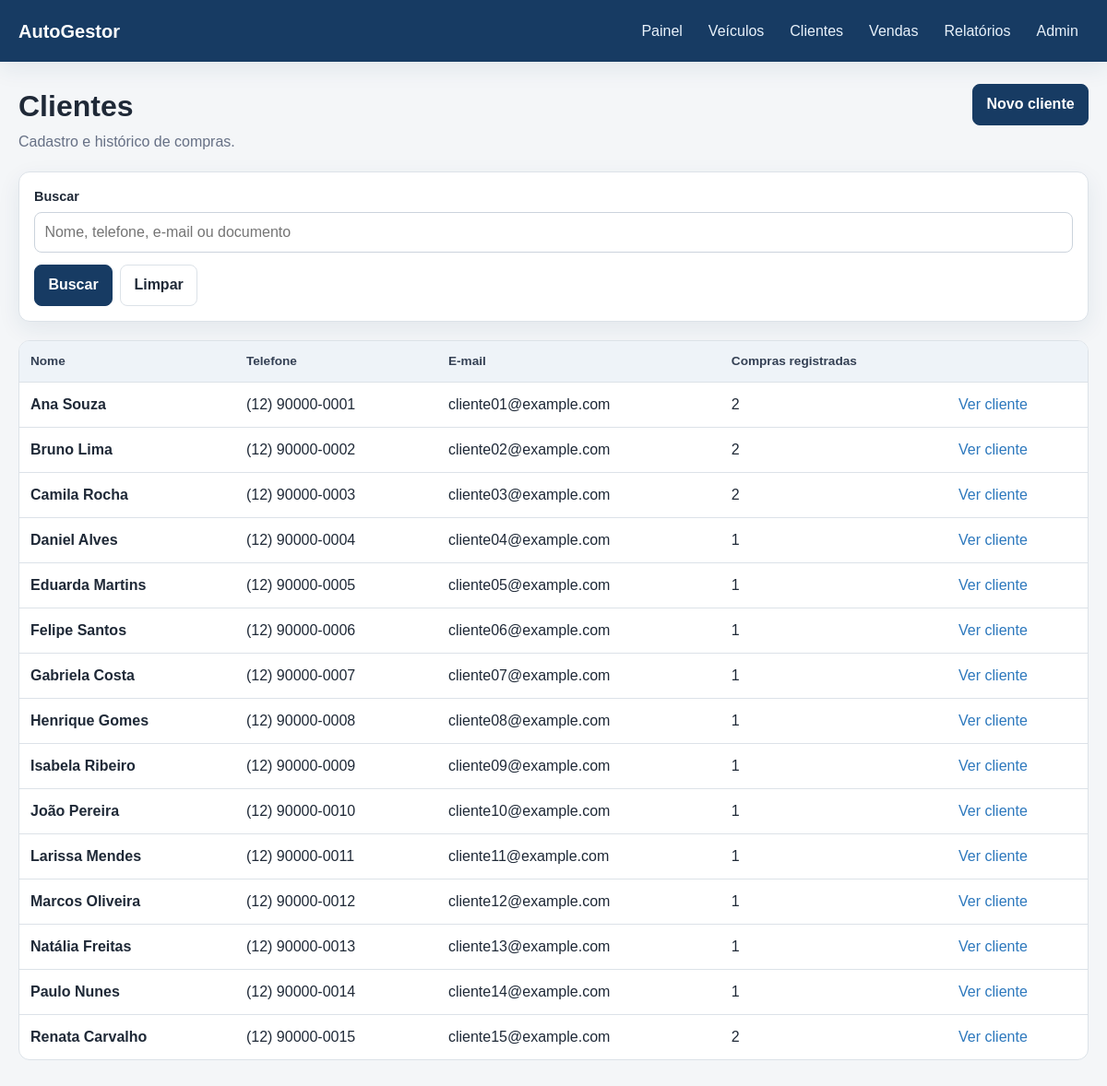
/clientes/, run on the app's committed database.
### cars/models.py (models this page shows, shortened)
class Customer(models.Model):
    name = models.CharField("nome", max_length=200)
    phone = models.CharField("telefone", max_length=30)
    email = models.EmailField("e-mail", blank=True)
    document = models.CharField(
        "documento",
        max_length=30,
        blank=True,
        help_text="Opcional. Use somente documentos fictícios.",
    )
    notes = models.TextField("observações", blank=True)
    created_at = models.DateTimeField("cadastrado em", auto_now_add=True)
    updated_at = models.DateTimeField("atualizado em", auto_now=True)
    class Meta:
        ordering = ("name",)
        verbose_name = "cliente"
        verbose_name_plural = "clientes"
        constraints = [
            models.UniqueConstraint(
                fields=("document",),
                condition=~Q(document=""),
                name="unique_non_empty_customer_document",
            )
        ]

### cars/views.py (the view, shortened to what this page needs)
# urls.py: path("clientes/", views.customer_list_view, name="customer_list"),
def customer_list_view(request):
    customers = Customer.objects.annotate(sales_total=Count("sales")).order_by("name", "pk")
    query = request.GET.get("q", "").strip()
    page = Paginator(customers, 15).get_page(request.GET.get("page"))
    return render(request, "cars/customer_list.html", {"page": page, "query": query})

### cars/templates/cars/customer_list.html (shortened to what this page needs)
{% extends 'cars/base.html' %}
{% block content %}
<header class="page-header">
    <div><h1>Clientes</h1><p class="subtitle">Cadastro e histórico de compras.</p></div>
    <a class="button" href="{% url 'customer_create' %}">Novo cliente</a>
</header>
<form class="filters" method="get">
    <div class="filters-grid"><div><label for="q">Buscar</label><input id="q" name="q" value="{{ query }}" placeholder="Nome, telefone, e-mail ou documento"></div></div>
    <div class="actions" style="margin-top: .8rem"><button type="submit">Buscar</button><a class="button secondary" href="{% url 'customer_list' %}">Limpar</a></div>
</form>
<div class="table-wrap">
    <table>
        <thead><tr><th>Nome</th><th>Telefone</th><th>E-mail</th><th>Compras registradas</th><th></th></tr></thead>
        <tbody>
            {% for customer in page %}
                <tr><td><strong>{{ customer.name }}</strong></td><td>{{ customer.phone }}</td><td>{{ customer.email|default:'-' }}</td><td>{{ customer.sales_total }}</td><td><a href="{% url 'customer_detail' customer.pk %}">Ver cliente</a></td></tr>
            {% empty %}<tr><td colspan="5" class="empty-state">Nenhum cliente encontrado.</td></tr>{% endfor %}
        </tbody>
    </table>
</div>
{% endblock %}

### cars/static/cars/styles.css (style rules this page uses)
:root { --bg: #f4f6f8; --surface: #ffffff; --text: #1f2937; --muted: #667085; --primary: #173b63; --primary-hover: #0f2c4b; --accent: #2d78bd; --success: #157347; --warning: #a15c00; --danger: #b42318; --border: #dce2e8; --shadow: 0 8px 24px rgba(23, 59, 99, 0.08); }
* { box-sizing: border-box; }
body { margin: 0; background: var(--bg); color: var(--text); font-family: Arial, Helvetica, sans-serif; line-height: 1.5; }
a { color: var(--accent); text-decoration: none; }
.page-header { align-items: flex-start; display: flex; gap: 1rem; justify-content: space-between; margin-bottom: 1.25rem; }
.page-header h1 { margin: 0; }
.subtitle { color: var(--muted); margin: 0.2rem 0 0; }
.actions { display: flex; flex-wrap: wrap; gap: 0.5rem; }
.button, button { background: var(--primary); border: 1px solid var(--primary); border-radius: 8px; color: #fff; cursor: pointer; display: inline-block; font: inherit; font-weight: 700; padding: 0.58rem 0.9rem; }
.button.secondary { background: #fff; border-color: var(--border); color: var(--text); }
.filters, .form-card { background: var(--surface); border: 1px solid var(--border); border-radius: 12px; box-shadow: var(--shadow); margin-bottom: 1.25rem; padding: 1rem; }
.filters-grid { display: grid; gap: 0.75rem; grid-template-columns: repeat(auto-fit, minmax(150px, 1fr)); }
label { display: block; font-size: 0.9rem; font-weight: 700; margin-bottom: 0.3rem; }
.form-control, .form-select, input, select, textarea { background: #fff; border: 1px solid #cbd3dc; border-radius: 8px; font: inherit; max-width: 100%; padding: 0.58rem 0.65rem; width: 100%; }
.table-wrap { background: #fff; border: 1px solid var(--border); border-radius: 12px; overflow-x: auto; }
table { border-collapse: collapse; width: 100%; }
th, td { border-bottom: 1px solid var(--border); padding: 0.75rem; text-align: left; vertical-align: middle; }
th { background: #eef3f8; color: #344054; font-size: 0.85rem; }
tr:last-child td { border-bottom: 0; }

### data on the page
Customer: name "Ana Souza", phone "(12) 90000-0001", email "cliente01@example.com", sales_total "2"
Customer: name "Bruno Lima", phone "(12) 90000-0002", email "cliente02@example.com", sales_total "2"
Customer: name "Camila Rocha", phone "(12) 90000-0003", email "cliente03@example.com", sales_total "2"
Customer: name "Daniel Alves", phone "(12) 90000-0004", email "cliente04@example.com", sales_total "1"
Customer: name "Eduarda Martins", phone "(12) 90000-0005", email "cliente05@example.com", sales_total "1"
Customer: name "Felipe Santos", phone "(12) 90000-0006", email "cliente06@example.com", sales_total "1"
Customer: name "Gabriela Costa", phone "(12) 90000-0007", email "cliente07@example.com", sales_total "1"
Customer: name "Henrique Gomes", phone "(12) 90000-0008", email "cliente08@example.com", sales_total "1"
Customer: name "Isabela Ribeiro", phone "(12) 90000-0009", email "cliente09@example.com", sales_total "1"
Customer: name "João Pereira", phone "(12) 90000-0010", email "cliente10@example.com", sales_total "1"
Customer: name "Larissa Mendes", phone "(12) 90000-0011", email "cliente11@example.com", sales_total "1"
Customer: name "Marcos Oliveira", phone "(12) 90000-0012", email "cliente12@example.com", sales_total "1"
Customer: name "Natália Freitas", phone "(12) 90000-0013", email "cliente13@example.com", sales_total "1"
Customer: name "Paulo Nunes", phone "(12) 90000-0014", email "cliente14@example.com", sales_total "1"
Customer: name "Renata Carvalho", phone "(12) 90000-0015", email "cliente15@example.com", sales_total "2"
